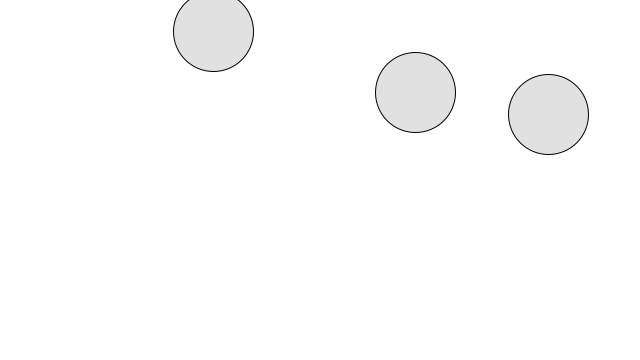
Frame 1 (no input)
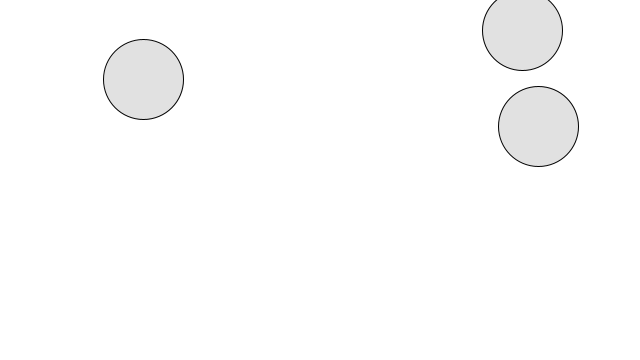
Frame 60 (the mouse pressed at the canvas centre just before this capture)
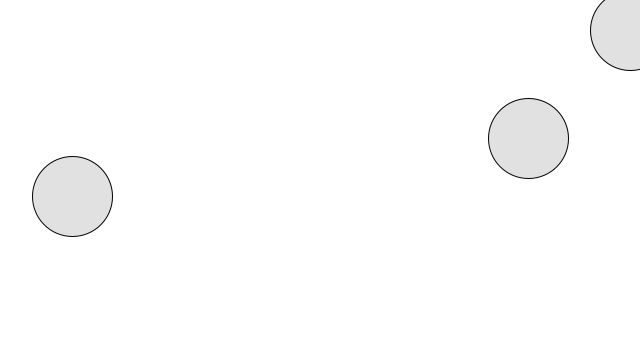
Frame 120 (the mouse held since frame 60 and released just before this capture)

The Processing sketch that drew these frames (run headless with seeded random() and noise(); from frame 60 on, the mouse is pressed at the canvas centre):

// Processing sketch: Figuras
// ── Figuras.pde
Figura[] Figuras = new Figura[3];
void setup() 
{
  size(640,360);
  for (int i = 0; i < Figuras.length; i++)
  {
    Figuras[i] = new Figura(i);   
  }
}
void draw() 
{
  smooth();
  background(255);
  for(int i = 0;i < Figuras.length;i++)
  {
        Figuras[i].update(Figuras);     
  } 
  for(int i = 0;i < Figuras.length;i++)
  {
        Figuras[i].display();     
  } 
}

// ── Figura.pde
class Figura 
{
  int id;
  boolean folow;
  PVector location;
  PVector velocity;
  color c = color(100,50);
  fig_intersect[] intersectt = new fig_intersect[3];  
  Figura(int id_temp) 
  {
    id = id_temp;
    location = new PVector(random(width),random(height));
    velocity = new PVector(random(-2,2),random(-2,2));
    for(int i = 0;i < 3; i++) {intersectt[i] = new fig_intersect(0, 0.0);}
  }
 
  void update(Figura[] Figuras) 
  {
    for(int i = 0;i < Figuras.length; i++)
    {
      if (id != i)
      {
          if(this.intersect(Figuras[i]))
          {
             this.highlight(); 
             this.folow = true;
          }
          else {this.folow = false;}
      }
      
    }
    location.add(velocity);
    if ((this.location.x > width) || (this.location.x < 0)) {
    this.velocity.x = this.velocity.x * -1;
    }
    if ((this.location.y > height) || (this.location.y < 0)) {
      this.velocity.y = this.velocity.y * -1;
    }
  }
 
  void display() 
  {
    //noStroke(); 
    stroke(0);
    fill(c);
    ellipse(this.location.x,this.location.y,80,80);
    this.c = color(100,50);
  }
//  
  void highlight() 
  {
    this.c = color(74,8,118);
  }
//  
  boolean intersect(Figura Figuras) 
  {
    float distance = this.location.dist(Figuras.location); 
    if (distance < 80) 
    {  
      return true;
    } 
    else 
    {
      return false;
    }
  }
}

// ── fig_intersect.pde
class fig_intersect
{
  int id;
  float distance;
  
  fig_intersect(int temp_id,float temp_distance)
  {
    id = temp_id;
    distance = temp_distance;
  }
}
